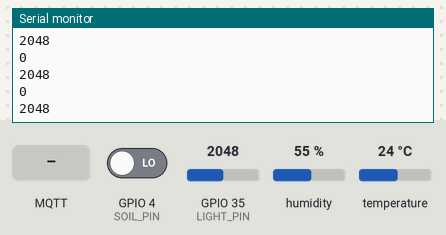
Simulated run of this sketch. Board: ESP32. On the bench: the last lines printed to the serial monitor. The inputs (shaded band) are chosen by the test bench; at power-on: GPIO 35 (LIGHT_PIN) = 2048, GPIO 4 (SOIL_PIN) LOW, humidity 55 %, temperature 24 °C. WiFi joins after 1.5 s; servers stay silent unless stated; no MQTT or app messages arrive unless stated.

Above: at 2.7 s.
2.8 s: MQTT message "0" arrives on the first subscribed topic
At 2.99 s:
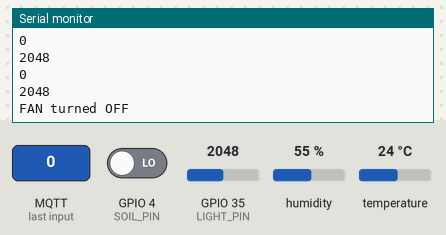
4.3 s: GPIO 35 (LIGHT_PIN) set to 2866
At 5.0 s:
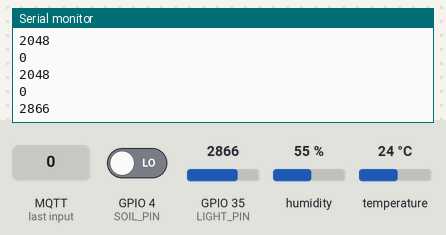
5.8 s: GPIO 4 (SOIL_PIN) driven HIGH
7.3 s: GPIO 35 (LIGHT_PIN) set to 3603
At 7.37 s:
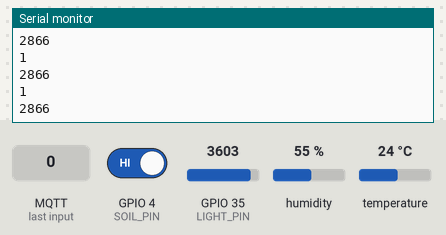
Timing chart, 0 to 9.8 s (numbered marks = the images above; inputs shaded):
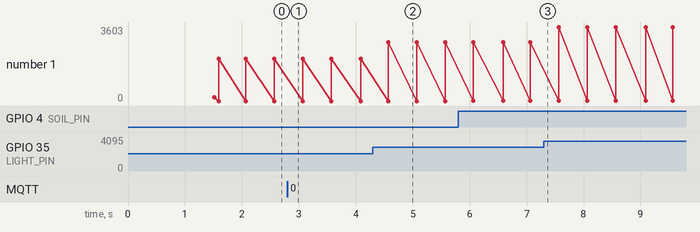

Measured:
- after the input at 2.8 s, the serial monitor: prints a new line at once (image 1)
- after the input at 4.3 s, the serial monitor: prints a new line after 0.27 s (image 2)
- plotted number 1: 2048 → 2866 after the input at 4.3 s, 2866 → 3603 after the input at 7.3 s

The sketch:

teplica2.1.ino
```cpp
 #include <WiFi.h>
 #include <PubSubClient.h>
 #include <Adafruit_Sensor.h>

  #include <DHT.h>

// Указываем пины для подключения датчиков
#define DHT_PIN 5      // Пин, к которому подключен датчик DHT11
#define SOIL_PIN 4    // Пин, к которому подключен датчик влажности почвы
#define LIGHT_PIN 35   // Пин, к которому подключен фоторезистор
#define FAN_PIN 2   // Пин, к которому подключен кулер


 /////////////////// SETTINGS /////////////////////////////

  // Wi-Fi
  const char* ssid = "Galaxy M31922F";
  const char* password = "123123123";


  // MQTT
  const char* mqtt_server = "m3.wqtt.ru";
  const int mqtt_port = 10273;
  const char* mqtt_user = "u_BHWYQV";
  const char* mqtt_password = "71fnLgKU";

// Указываем идентификатор устройства и темы MQTT

  //const int sending_period = 5;
const int sending_period = 5;
const char* temperature_topic = "test9999/temperature";
const char* humidity_topic = "test9999/humidity";
const char* soil_moisture_topic = "test9999/soil_humidity";
const char* light_intensity_topic = "test9999/light_intensity";

const char* fan_control_topic = "test9999/fan_control";
const char* led_control_topic = "test9999/led_control";

// Создаем объекты для работы с датчиками
DHT dht(DHT_PIN, DHT11);

// Создаем объект для работы с Wi-Fi
WiFiClient espClient;
PubSubClient client(espClient);
uint32_t tmr1;
// Функция для подключения к Wi-Fi сети
void setup_wifi() {
  delay(10);
  Serial.println();
  Serial.print("Connecting to ");
  Serial.println(ssid);
  WiFi.begin(ssid, password);
  while (WiFi.status() != WL_CONNECTED) {
    delay(500);
    Serial.print(".");
  }
  Serial.println("");
  Serial.println("WiFi connected");
  Serial.println("IP address: ");
  Serial.println(WiFi.localIP());
}


void reconnect() {
    while (!client.connected()) {
      Serial.print("Attempting MQTT connection...");
      String clientId = "ESP32-" + WiFi.macAddress();
      if (client.connect(clientId.c_str(), mqtt_user, mqtt_password) ) {
        Serial.println("connected");
      client.subscribe(fan_control_topic);
      client.subscribe(led_control_topic);

      } else {
        Serial.print("failed, rc=");
        Serial.print(client.state());
        Serial.println(" try again in 5 seconds");
        delay(5000);
      }
    }
  }

// Функция для отправки данных на MQTT брокер
  void send_sensor_data() {

  float temperature = dht.readTemperature();
  float humidity = dht.readHumidity();
  int soil_moisture = digitalRead(SOIL_PIN);
  int light_intensity = analogRead(LIGHT_PIN);

  // Отправляем данные о температуре, влажности, влажности почвы и освещенности
  client.publish(temperature_topic, String(temperature).c_str());
  client.publish(humidity_topic, String(humidity).c_str());
  client.publish(soil_moisture_topic, String(soil_moisture).c_str());
  client.publish(light_intensity_topic, String(light_intensity).c_str());

//  Serial.println(light_intensity_topic);
//  Serial.println(soil_moisture_topic);

  Serial.println(soil_moisture);
  Serial.println(light_intensity);


}

// Функция, которая вызывается при получении сообщения от MQTT брокера
void callback(char* topic, byte* payload, unsigned int length) {

  String payloadStr = "";
  for (int i = 0; i < length; i++) {
    payloadStr += (char)payload[i];
  }

  // Проверяем условия для управления исполнительными устройствами


  int value = payloadStr.toInt();
  if (strcmp(topic, humidity_topic) == 0 && value > 80) {
    digitalWrite(FAN_PIN, HIGH);
    Serial.println("FAN turned ON due to light condition");
  }
  else {
    digitalWrite(FAN_PIN, LOW);
    Serial.println("FAN turned OFF");
  }
}


void setup() {
  Serial.begin(115200);
  setup_wifi();
  client.setServer(mqtt_server, mqtt_port);
  client.setCallback(callback);
  dht.begin();
  pinMode(SOIL_PIN, INPUT);
  pinMode(LIGHT_PIN, INPUT);
}

void loop() {
 if (!client.connected()) {
      reconnect();
    }
    client.loop();

    if (millis() - tmr1 >= (sending_period * 100)) {
      tmr1 = millis();
  send_sensor_data();
}}
```
